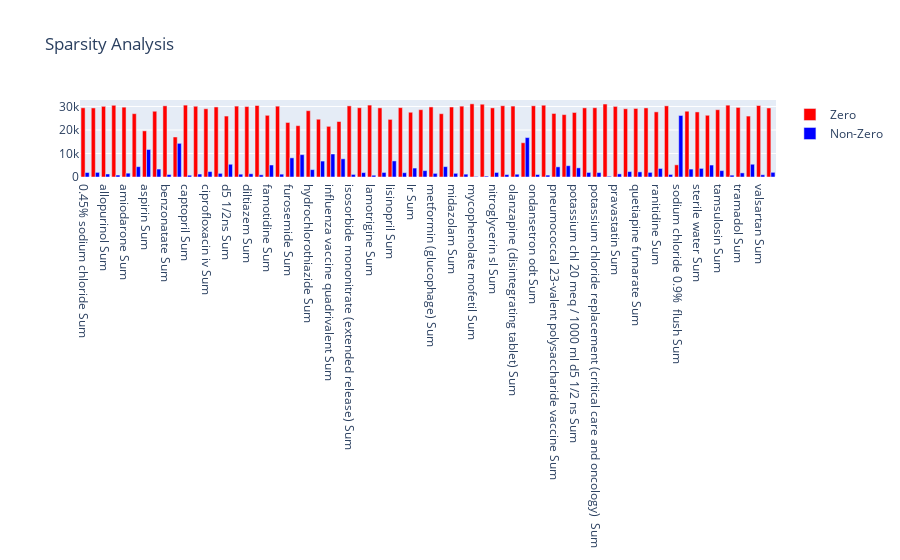
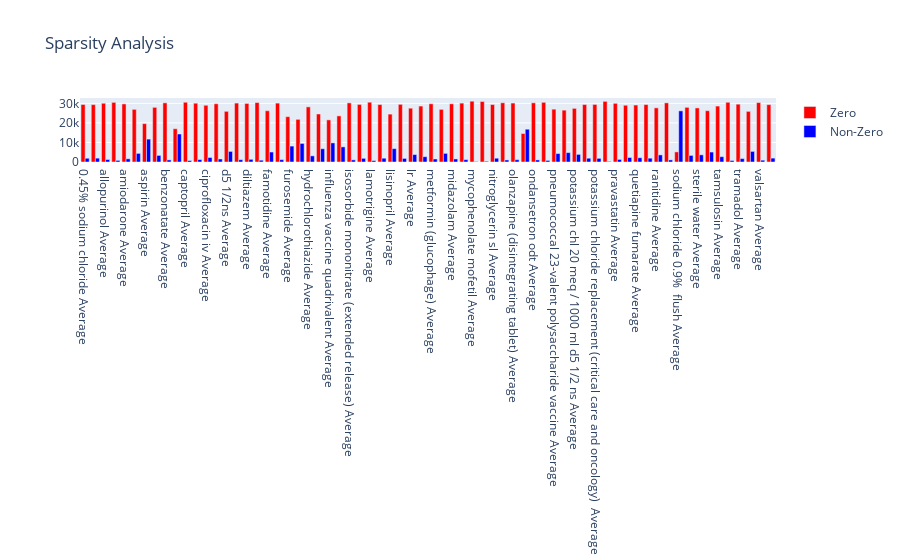

Notebook code for these charts, in order:
### Markdown cell above
## 4. Sparsity Analysis

### Code cell
def plot_zero_nonzero_counts(df, columns):
    zero_counts = [df[col].eq(0).sum() for col in columns]
    nonzero_counts = [df[col].ne(0).sum() for col in columns]
    fig = go.Figure(data=[
        go.Bar(name='Zero', x=columns, y=zero_counts, marker_color='red'),
        go.Bar(name='Non-Zero', x=columns, y=nonzero_counts, marker_color='blue')
    ])
    fig.update_layout(barmode='group', title='Sparsity Analysis')
    fig.show()

plot_zero_nonzero_counts(data, sum_columns)
plot_zero_nonzero_counts(data, average_columns)

### Figure 1 — Plotly figure (JSON) as saved in the notebook; plotly's stock layout.template omitted (floating-point values rounded to 4 significant figures)
{"data": [{"marker": {"color": "red"}, "name": "Zero", "type": "bar", "x": ["0.45% sodium chloride Sum", "1/2 ns Sum", "allopurinol Sum", "alprazolam Sum", "amiodarone Sum", "amlodipine Sum", "aspirin Sum", "aspirin ec Sum", "benzonatate Sum", "bisacodyl Sum", "captopril Sum", "carvedilol Sum", "ciprofloxacin iv Sum", "clonazepam Sum", "d5 1/2ns Sum", "d5ns Sum", "diltiazem Sum", "diltiazem extended-release Sum", "famotidine Sum", "fluoxetine Sum", "furosemide Sum", "glucagon Sum", "hydrochlorothiazide Sum", "ibuprofen Sum", "influenza vaccine quadrivalent Sum", "influenza virus vaccine Sum", "isosorbide mononitrate (extended release) Sum", "labetalol Sum", "lamotrigine Sum", "lidocaine 1% (for picc/midline insertions) Sum", "lisinopril Sum", "losartan potassium Sum", "lr Sum", "magnesium oxide Sum", "metformin (glucophage) Sum", "metoprolol succinate xl Sum", "midazolam Sum", "mirtazapine Sum", "mycophenolate mofetil Sum", "neomycin-polymyxin-bacitracin Sum", "nitroglycerin sl Sum", "olanzapine Sum", "olanzapine (disintegrating tablet) Sum", "ondansetron Sum", "ondansetron odt Sum", "oxycodone sr (oxycontin) Sum", "pneumococcal 23-valent polysaccharide vaccine Sum", "pneumococcal vac polyvalent Sum", "potassium chl 20 meq / 1000 ml d5 1/2 ns Sum", "potassium chloride (powder) Sum", "potassium chloride replacement (critical care and oncology)  Sum", "potassium chloride replacement (oncology) Sum", "pravastatin Sum", "prochlorperazine Sum", "quetiapine fumarate Sum", "ramelteon Sum", "ranitidine Sum", "rosuvastatin calcium Sum", "sodium chloride 0.9%  flush Sum", "soln Sum", "sterile water Sum", "sw Sum", "tamsulosin Sum", "torsemide Sum", "tramadol Sum", "trazodone Sum", "valsartan Sum", "zolpidem tartrate Sum"], "y": [29429, 29373, 30060, 30509, 29710, 26936, 19631, 27965, 30265, 17019, 30582, 30085, 29029, 29792, 25922, 30152, 29963, 30412, 26240, 30131, 23195, 21837, 28205, 24567, 21553, 23602, 30246, 29467, 30593, 29404, 24503, 29508, 27537, 28628, 29799, 26925, 29777, 30131, 31113, 30957, 29402, 30299, 30161, 14570, 30280, 30534, 27022, 26535, 27446, 29410, 29462, 31038, 30017, 29033, 29155, 29380, 27708, 30259, 5175, 27974, 27678, 26256, 28622, 30559, 29593, 25916, 30398, 29351]}, {"marker": {"color": "blue"}, "name": "Non-Zero", "type": "bar", "x": ["0.45% sodium chloride Sum", "1/2 ns Sum", "allopurinol Sum", "alprazolam Sum", "amiodarone Sum", "amlodipine Sum", "aspirin Sum", "aspirin ec Sum", "benzonatate Sum", "bisacodyl Sum", "captopril Sum", "carvedilol Sum", "ciprofloxacin iv Sum", "clonazepam Sum", "d5 1/2ns Sum", "d5ns Sum", "diltiazem Sum", "diltiazem extended-release Sum", "famotidine Sum", "fluoxetine Sum", "furosemide Sum", "glucagon Sum", "hydrochlorothiazide Sum", "ibuprofen Sum", "influenza vaccine quadrivalent Sum", "influenza virus vaccine Sum", "isosorbide mononitrate (extended release) Sum", "labetalol Sum", "lamotrigine Sum", "lidocaine 1% (for picc/midline insertions) Sum", "lisinopril Sum", "losartan potassium Sum", "lr Sum", "magnesium oxide Sum", "metformin (glucophage) Sum", "metoprolol succinate xl Sum", "midazolam Sum", "mirtazapine Sum", "mycophenolate mofetil Sum", "neomycin-polymyxin-bacitracin Sum", "nitroglycerin sl Sum", "olanzapine Sum", "olanzapine (disintegrating tablet) Sum", "ondansetron Sum", "ondansetron odt Sum", "oxycodone sr (oxycontin) Sum", "pneumococcal 23-valent polysaccharide vaccine Sum", "pneumococcal vac polyvalent Sum", "potassium chl 20 meq / 1000 ml d5 1/2 ns Sum", "potassium chloride (powder) Sum", "potassium chloride replacement (critical care and oncology)  Sum", "potassium chloride replacement (oncology) Sum", "pravastatin Sum", "prochlorperazine Sum", "quetiapine fumarate Sum", "ramelteon Sum", "ranitidine Sum", "rosuvastatin calcium Sum", "sodium chloride 0.9%  flush Sum", "soln Sum", "sterile water Sum", "sw Sum", "tamsulosin Sum", "torsemide Sum", "tramadol Sum", "trazodone Sum", "valsartan Sum", "zolpidem tartrate Sum"], "y": [1913, 1969, 1282, 833, 1632, 4406, 11711, 3377, 1077, 14323, 760, 1257, 2313, 1550, 5420, 1190, 1379, 930, 5102, 1211, 8147, 9505, 3137, 6775, 9789, 7740, 1096, 1875, 749, 1938, 6839, 1834, 3805, 2714, 1543, 4417, 1565, 1211, 229, 385, 1940, 1043, 1181, 16772, 1062, 808, 4320, 4807, 3896, 1932, 1880, 304, 1325, 2309, 2187, 1962, 3634, 1083, 26167, 3368, 3664, 5086, 2720, 783, 1749, 5426, 944, 1991]}], "layout": {"barmode": "group", "title": {"text": "Sparsity Analysis"}}}

### Figure 2 — Plotly figure (JSON) as saved in the notebook; plotly's stock layout.template omitted (floating-point values rounded to 4 significant figures)
{"data": [{"marker": {"color": "red"}, "name": "Zero", "type": "bar", "x": ["0.45% sodium chloride Average", "1/2 ns Average", "allopurinol Average", "alprazolam Average", "amiodarone Average", "amlodipine Average", "aspirin Average", "aspirin ec Average", "benzonatate Average", "bisacodyl Average", "captopril Average", "carvedilol Average", "ciprofloxacin iv Average", "clonazepam Average", "d5 1/2ns Average", "d5ns Average", "diltiazem Average", "diltiazem extended-release Average", "famotidine Average", "fluoxetine Average", "furosemide Average", "glucagon Average", "hydrochlorothiazide Average", "ibuprofen Average", "influenza vaccine quadrivalent Average", "influenza virus vaccine Average", "isosorbide mononitrate (extended release) Average", "labetalol Average", "lamotrigine Average", "lidocaine 1% (for picc/midline insertions) Average", "lisinopril Average", "losartan potassium Average", "lr Average", "magnesium oxide Average", "metformin (glucophage) Average", "metoprolol succinate xl Average", "midazolam Average", "mirtazapine Average", "mycophenolate mofetil Average", "neomycin-polymyxin-bacitracin Average", "nitroglycerin sl Average", "olanzapine Average", "olanzapine (disintegrating tablet) Average", "ondansetron Average", "ondansetron odt Average", "oxycodone sr (oxycontin) Average", "pneumococcal 23-valent polysaccharide vaccine Average", "pneumococcal vac polyvalent Average", "potassium chl 20 meq / 1000 ml d5 1/2 ns Average", "potassium chloride (powder) Average", "potassium chloride replacement (critical care and oncology)  Average", "potassium chloride replacement (oncology) Average", "pravastatin Average", "prochlorperazine Average", "quetiapine fumarate Average", "ramelteon Average", "ranitidine Average", "rosuvastatin calcium Average", "sodium chloride 0.9%  flush Average", "soln Average", "sterile water Average", "sw Average", "tamsulosin Average", "torsemide Average", "tramadol Average", "trazodone Average", "valsartan Average", "zolpidem tartrate Average"], "y": [29429, 29373, 30060, 30509, 29710, 26936, 19631, 27965, 30265, 17019, 30582, 30085, 29029, 29792, 25922, 30152, 29963, 30412, 26240, 30131, 23195, 21837, 28205, 24567, 21553, 23602, 30246, 29467, 30593, 29404, 24503, 29508, 27537, 28628, 29799, 26925, 29777, 30131, 31113, 30957, 29402, 30299, 30161, 14570, 30280, 30534, 27022, 26535, 27446, 29410, 29462, 31038, 30017, 29033, 29155, 29380, 27708, 30259, 5175, 27974, 27678, 26256, 28622, 30559, 29593, 25916, 30398, 29351]}, {"marker": {"color": "blue"}, "name": "Non-Zero", "type": "bar", "x": ["0.45% sodium chloride Average", "1/2 ns Average", "allopurinol Average", "alprazolam Average", "amiodarone Average", "amlodipine Average", "aspirin Average", "aspirin ec Average", "benzonatate Average", "bisacodyl Average", "captopril Average", "carvedilol Average", "ciprofloxacin iv Average", "clonazepam Average", "d5 1/2ns Average", "d5ns Average", "diltiazem Average", "diltiazem extended-release Average", "famotidine Average", "fluoxetine Average", "furosemide Average", "glucagon Average", "hydrochlorothiazide Average", "ibuprofen Average", "influenza vaccine quadrivalent Average", "influenza virus vaccine Average", "isosorbide mononitrate (extended release) Average", "labetalol Average", "lamotrigine Average", "lidocaine 1% (for picc/midline insertions) Average", "lisinopril Average", "losartan potassium Average", "lr Average", "magnesium oxide Average", "metformin (glucophage) Average", "metoprolol succinate xl Average", "midazolam Average", "mirtazapine Average", "mycophenolate mofetil Average", "neomycin-polymyxin-bacitracin Average", "nitroglycerin sl Average", "olanzapine Average", "olanzapine (disintegrating tablet) Average", "ondansetron Average", "ondansetron odt Average", "oxycodone sr (oxycontin) Average", "pneumococcal 23-valent polysaccharide vaccine Average", "pneumococcal vac polyvalent Average", "potassium chl 20 meq / 1000 ml d5 1/2 ns Average", "potassium chloride (powder) Average", "potassium chloride replacement (critical care and oncology)  Average", "potassium chloride replacement (oncology) Average", "pravastatin Average", "prochlorperazine Average", "quetiapine fumarate Average", "ramelteon Average", "ranitidine Average", "rosuvastatin calcium Average", "sodium chloride 0.9%  flush Average", "soln Average", "sterile water Average", "sw Average", "tamsulosin Average", "torsemide Average", "tramadol Average", "trazodone Average", "valsartan Average", "zolpidem tartrate Average"], "y": [1913, 1969, 1282, 833, 1632, 4406, 11711, 3377, 1077, 14323, 760, 1257, 2313, 1550, 5420, 1190, 1379, 930, 5102, 1211, 8147, 9505, 3137, 6775, 9789, 7740, 1096, 1875, 749, 1938, 6839, 1834, 3805, 2714, 1543, 4417, 1565, 1211, 229, 385, 1940, 1043, 1181, 16772, 1062, 808, 4320, 4807, 3896, 1932, 1880, 304, 1325, 2309, 2187, 1962, 3634, 1083, 26167, 3368, 3664, 5086, 2720, 783, 1749, 5426, 944, 1991]}], "layout": {"barmode": "group", "title": {"text": "Sparsity Analysis"}}}
